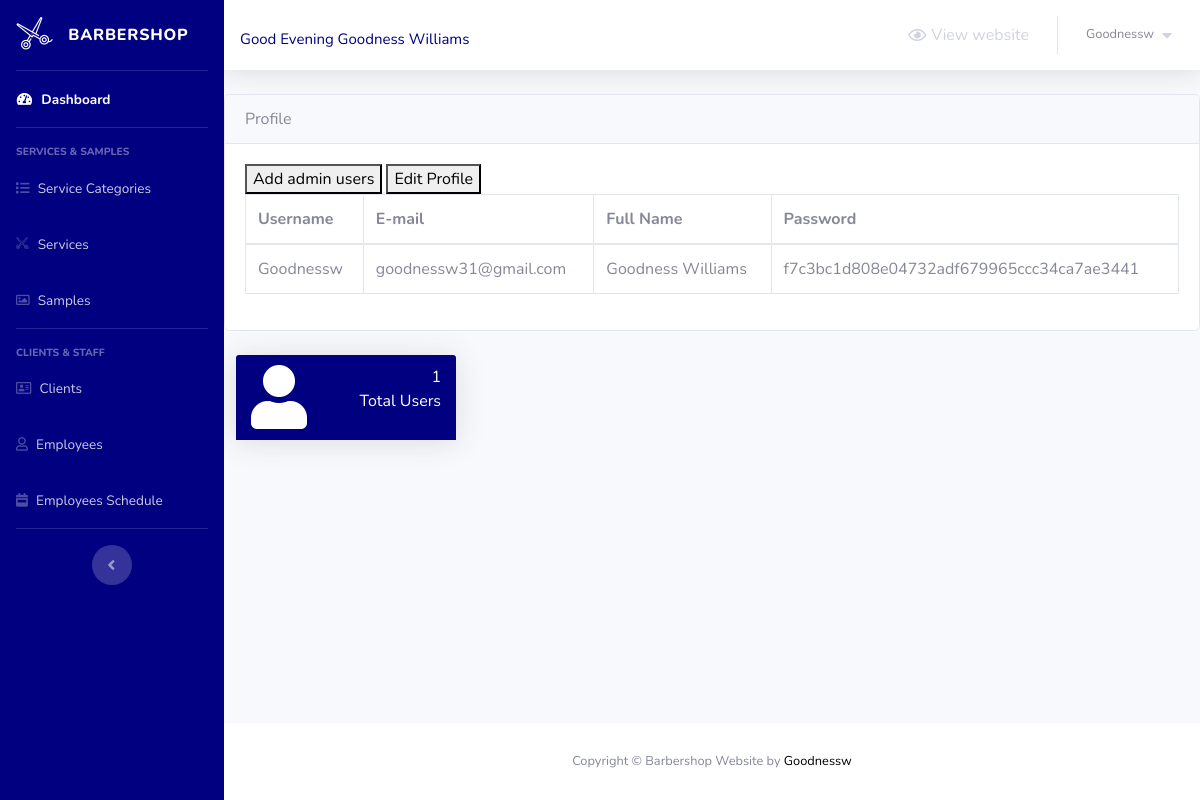
The page /barber-admin/profile.php (signed in) on the database its author committed.
### tables this page shows
CREATE TABLE `barber_admin` (
  `admin_id` int(5) NOT NULL,
  `username` varchar(50) NOT NULL,
  `email` varchar(50) NOT NULL,
  `full_name` varchar(50) NOT NULL,
  `password` varchar(255) NOT NULL
);

### barber-admin/Includes/functions/functions.php (called while the page is built, shortened)
<?php
    function countItems($item,$table)
	{
		global $con;
		$stat_ = $con->prepare("SELECT COUNT($item) FROM $table");
		$stat_->execute();
		return $stat_->fetchColumn();
	}

### barber-admin/profile.php (the view, shortened to what this page needs)
<?php
    $pageTitle = 'Profile';
    include 'connect.php';
    include 'Includes/functions/functions.php';
    include 'Includes/templates/header.php';
    if(isset($_SESSION['username_barbershop_Xw211qAAsq4']) && isset($_SESSION['password_barbershop_Xw211qAAsq4']))
    {
 $do = 'Manage';
if($do == "Manage")
{
    $stmt = $con->prepare("SELECT * FROM barber_admin where admin_id='$id'");
    $stmt->execute();
    $users = $stmt->fetchAll();
?>
    <div class="card">
        <div class="card-header">
            <?php echo $pageTitle; ?>
        </div>
        <div class="card-body">
            <a href="registration.php"><button>Add admin users</button></a>
            <a href="editform.php"><button>Edit Profile</button></a>
            <table class="table table-bordered users-table" border="1" cellspacing="0" >
                <thead>
                    <tr>
                        <th scope="col">Username</th>
                        <th scope="col">E-mail</th>
                        <th scope="col">Full Name</th>
                        <th scope="col">Password</th>
                    </tr>
                </thead>
                <tbody>
                    <?php
                        foreach($users as $user)
                        {
                            echo "<tr>";
                                echo "<td>";
                                    echo $user['username'];
                                echo "</td>";
                                echo "<td>";
                                    echo $user['email'];
                                echo "</td>";
                                echo "<td>";
                                    echo $user['full_name'];
                                echo "</td>";
                                echo "<td>";
                                    echo $user['password'];
                                echo "</td>";
                            echo "</tr>";
                        }?>
                </tbody>
            </table>
        </div>
    </div>
    <br>
    <div class=" col-sm-6 col-lg-3">
        <div class="panel panel-navy">
            <div class="panel-heading">
                <div class="row" style="cursor:pointer">
                    <div class="col-sm-3">
                        <i class="fas fa-user fa-4x"></i>
                    </div>
                    <div class="col-sm-9 text-right">
                        <div class="huge"><span><?php echo countItems("admin_id","barber_admin")?></span></div>
                        <div>Total Users</div>
                    </div>
                </div>
            </div>
        </div>
    </div>
</div>
        <div class="container-fluid">
            <?php
                    }
        include 'Includes/templates/footer.php';
    }
    else
    {
        header('Location: login.php');
        exit();
    }
?>

### barber-admin/Includes/templates/header.php (shortened to what this page needs)
<!DOCTYPE html>
<html lang="en">
	<head>
	<?php
	 $id =$_SESSION['admin_id_barbershop_Xw211qAAsq4'];
	 $sql = $con->prepare("SELECT * FROM `barber_admin` WHERE `admin_id`= '$id'");
	 $sql->execute();
	?>
  		<link href="Design/fonts/css/all.min.css" rel="stylesheet" type="text/css">
  		<link href="Design/css/sb-admin-2.min.css" rel="stylesheet">
  		<link href="Design/css/main.css" rel="stylesheet">
  		<link rel="stylesheet" type="text/css" href="Design/fonts/css/all.min.css">
  		<link rel="stylesheet" type="text/css" href="Design/css/barber-icons.css">
	</head>
	<body id="page-top">
  		<div id="wrapper">
			<ul class="navbar-nav bg-gradient-primary sidebar sidebar-dark accordion" id="accordionSidebar">
		  		<a class="sidebar-brand d-flex align-items-center justify-content-center" href="" >
					<div class="sidebar-brand-icon rotate-n-15">
			  			<i class="bs bs-scissors-1"></i>
					</div>
					<div class="sidebar-brand-text mx-3">Barbershop</div>
		  		</a>
		  		<hr class="sidebar-divider my-0">
			  	<li class="nav-item active">
					<a class="nav-link" href="index.php">
				  		<i class="fas fa-fw fa-tachometer-alt"></i>
				  		<span>Dashboard</span>
				  	</a>
			  	</li>
	  			<hr class="sidebar-divider">
	  			<div class="sidebar-heading">
					SERVICES & SAMPLES
	  			</div>
	  			<li class="nav-item">
					<a class="nav-link" href="service-categories.php">
		  				<i class="fas fa-list"></i>
		  				<span>Service Categories</span>
		  			</a>
	  			</li>
	  			<li class="nav-item">
					<a class="nav-link" href="services.php">
		  				<i class="bs bs-scissors-1"></i>
		  				<span>Services</span>
		  			</a>
	  			</li>
	  			<li class="nav-item">
					<a class="nav-link" href="#">
		  				<i class="far fa-image"></i>
		  				<span>Samples</span>
		  			</a>
	  			</li>
	  			<hr class="sidebar-divider">
	  			<div class="sidebar-heading">
					CLIENTS & STAFF
	  			</div>
	  			<li class="nav-item">
					<a class="nav-link" href="clients.php">
		  				<i class="far fa-address-card"></i>
		  				<span>Clients</span>
		  			</a>
	  			</li>
	  			<li class="nav-item">
					<a class="nav-link" href="employees.php">
		  				<i class="far fa-user"></i>
		  				<span>Employees</span>
		  			</a>
	  			</li>
	  			<li class="nav-item">
					<a class="nav-link" href="employees-schedule.php">
		  				<i class="fas fa-calendar-week icon-ver"></i>
		  				<span>Employees Schedule</span>
		  			</a>
	  			</li>
	  			<hr class="sidebar-divider d-none d-md-block">
	  			<div class="text-center d-none d-md-inline">
					<button class="rounded-circle border-0" id="sidebarToggle"></button>
	  			</div>
			</ul>
			<div id="content-wrapper" class="d-flex flex-column">
			  	<div id="content">
					<?php  $id = $_SESSION['admin_id_barbershop_Xw211qAAsq4'];
    $sql = $con->prepare("SELECT * FROM `barber_admin` WHERE `admin_id`= '$id' ");
    $sql->execute();
    $fetch = $sql->fetch();
    $t=date("H");
    if ($t<"10") {
    $greeting =  "Good Morning";
}
    elseif ($t<"15") {
    $greeting = "Good Day";
}
    else {
    $greeting = "Good Evening";
} ?>
					<nav class="navbar navbar-expand navbar-light bg-white topbar mb-4 static-top shadow">
						  <center><h4 class="welcomemssg"><?php echo "$greeting ". $fetch['full_name']?></h4></center>
					  	<ul class="navbar-nav ml-auto">
							<li class="nav-item">
		              			<a class="nav-link" href="../" target="_blank">
		              				<i class="far fa-eye"></i>
		                			<span style="margin-left: 5px;">View website</span>
		              			</a>
		          			</li>
							<li class="nav-item dropdown no-arrow">
					  			<a class="nav-link dropdown-toggle" href="#" id="userDropdown" role="button" data-toggle="dropdown" aria-haspopup="true" aria-expanded="false">
									<span class="mr-2 d-none d-lg-inline text-gray-600 small">
										<?php echo $_SESSION['username_barbershop_Xw211qAAsq4']; ?>
									</span>
									<i class="fas fa-caret-down"></i>
								</a>
							</li>
				  		</ul>
					</nav>

### barber-admin/Design/css/main.css (style rules this page uses)
.panel { margin-bottom: 20px; background-color: #fff; border: 0px; border-radius: 0px; -webkit-box-shadow: 0 0.15rem 1.75rem 0 rgba(58, 59, 69, 0.15) !important; box-shadow: 0 0.15rem 1.75rem 0 rgba(58, 59, 69, 0.15) !important; }
.panel-heading { padding: 10px 15px; border-bottom: 1px solid transparent; border-top-left-radius: 3px; border-top-right-radius: 3px; }
.panel-navy { border-color: navy; }
.panel-navy > .panel-heading { color: #fff; background-color: navy; border-color: navy; }

### barber-admin/Includes/templates/header.php (style rules this page uses)
.welcomemssg { color: navy; margin-top: 15px; font-size: 15px !important; }
.bg-gradient-primary { background:navy !important; }

### rows shown on the page
barber_admin: full_name "Goodness Williams", username "Goodnessw", email "goodnessw31@gmail.com", password "f7c3bc1d808e04732adf679965ccc34ca7ae3441"

### other values the page prints
$greeting "Good Evening"
$_SESSION['username_barbershop_Xw211qAAsq4'] "Goodnessw"
$pageTitle "Profile"
countItems("admin_id","barber_admin") "1"
